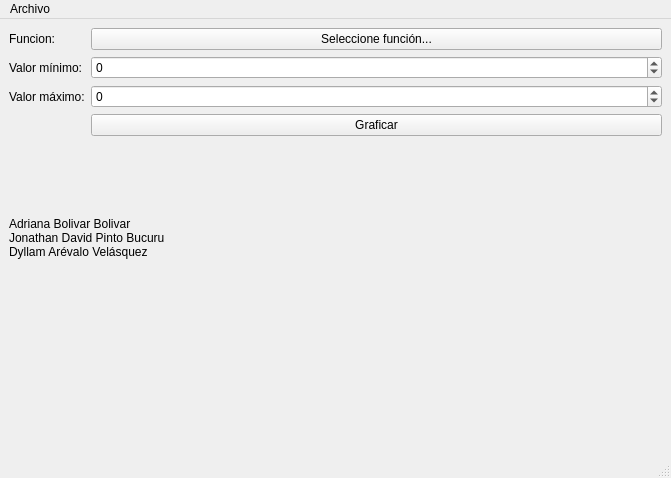
<?xml version="1.0" encoding="UTF-8"?>
<ui version="4.0">
 <class>MainWindow</class>
 <widget class="QMainWindow" name="MainWindow">
  <property name="geometry">
   <rect>
    <x>0</x>
    <y>0</y>
    <width>671</width>
    <height>478</height>
   </rect>
  </property>
  <property name="windowTitle">
   <string>MainWindow</string>
  </property>
  <widget class="QWidget" name="centralwidget">
   <layout class="QGridLayout" name="gridLayout">
    <item row="0" column="0">
     <layout class="QFormLayout" name="formLayout">
      <item row="0" column="0">
       <widget class="QLabel" name="lbl_funcion">
        <property name="text">
         <string>Funcion:</string>
        </property>
       </widget>
      </item>
      <item row="1" column="0">
       <widget class="QLabel" name="lbl_valor_minimo">
        <property name="text">
         <string>Valor mínimo:</string>
        </property>
       </widget>
      </item>
      <item row="1" column="1">
       <widget class="QSpinBox" name="input_minimo">
        <property name="minimum">
         <number>-100</number>
        </property>
        <property name="maximum">
         <number>100</number>
        </property>
       </widget>
      </item>
      <item row="2" column="0">
       <widget class="QLabel" name="lbl_valor_maximo">
        <property name="text">
         <string>Valor máximo:</string>
        </property>
       </widget>
      </item>
      <item row="2" column="1">
       <widget class="QSpinBox" name="input_maximo">
        <property name="minimum">
         <number>-100</number>
        </property>
        <property name="maximum">
         <number>100</number>
        </property>
       </widget>
      </item>
      <item row="3" column="1">
       <widget class="QPushButton" name="btn_graficar">
        <property name="text">
         <string>Graficar</string>
        </property>
       </widget>
      </item>
      <item row="0" column="1">
       <widget class="QPushButton" name="btn_seleccionar_funcion">
        <property name="text">
         <string>Seleccione función...</string>
        </property>
       </widget>
      </item>
     </layout>
    </item>
    <item row="1" column="0">
     <widget class="QLabel" name="label">
      <property name="text">
       <string>Adriana Bolivar Bolivar
Jonathan David Pinto Bucuru
Dyllam Arévalo Velásquez</string>
      </property>
     </widget>
    </item>
    <item row="2" column="0">
     <widget class="QLabel" name="lbl_imagen">
      <property name="text">
       <string/>
      </property>
      <property name="pixmap">
       <pixmap>logo.jpg</pixmap>
      </property>
     </widget>
    </item>
   </layout>
  </widget>
  <widget class="QMenuBar" name="mbr_principal">
   <property name="geometry">
    <rect>
     <x>0</x>
     <y>0</y>
     <width>671</width>
     <height>21</height>
    </rect>
   </property>
   <widget class="QMenu" name="mnu_archivo">
    <property name="title">
     <string>Archivo</string>
    </property>
    <addaction name="mni_salir"/>
   </widget>
   <addaction name="mnu_archivo"/>
  </widget>
  <widget class="QStatusBar" name="statusbar"/>
  <action name="mni_salir">
   <property name="text">
    <string>Salir</string>
   </property>
  </action>
 </widget>
 <resources/>
 <connections/>
</ui>
